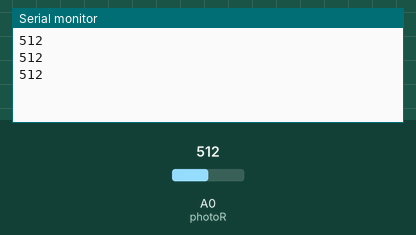
The sketch below on a simulated Arduino Uno, built with avr-gcc and run on an emulated ATmega328P. Parts: the last lines printed to the serial monitor. The test bench sets the inputs (shaded band); at power-on: A0 (photoR) = 512.

Above: at 1.3 s.
1.4 s: A0 (photoR) set to 216
At 1.9 s:
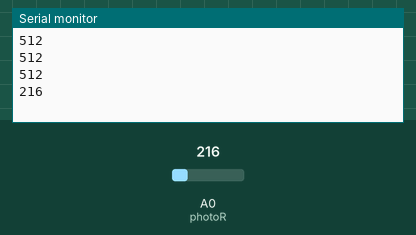
2.9 s: A0 (photoR) set to 191
At 3.4 s:
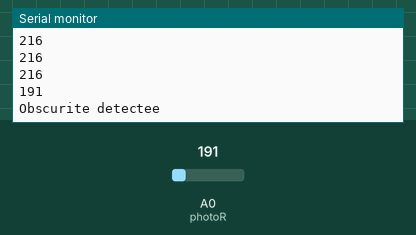
Timing chart, 0 to 5.9 s (numbered marks = the images above; inputs shaded):
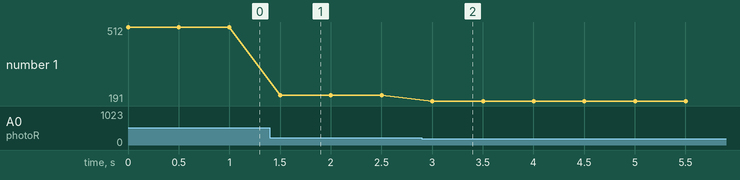

Measured:
- the behaviour switches between 200 and 199 on A0 (photoR) (found by bisection; images 1 and 2)
- after the input at 1.4 s, the serial monitor: prints a new line after 0.10 s (image 1)
- after the input at 2.9 s, the serial monitor: prints a new line after 0.10 s (image 2)
- plotted number 1: 512 → 216 after the input at 1.4 s, 216 → 191 after the input at 2.9 s

The sketch:

Detecteur_obscurite.ino
```cpp
// (licence header left out)
//---Entête déclarative---

// --- constantes des broches ---
const int photoR=0; //declaration constante de broche analogique

// --- Déclaration des variables globales ---
int mesureBrute=0;// Variable pour acquisition résultat brut de conversion analogique numérique
int seuil=200; // Variable fixant le seuil de détection de l'obscurité - à adapter

//**************** FONCTION SETUP = Code d'initialisation *****
void setup() { // debut de la fonction setup()

Serial.begin(115200); // initialise connexion série à 115200 bauds

} // fin de la fonction setup()

//***** FONCTION LOOP = Boucle sans fin *****
void loop(){ // debut de la fonction loop()

// acquisition conversion analogique-numerique (CAN) sur la voie analogique
	mesureBrute=analogRead(photoR);

// affiche valeur numerique entière ou à virgule au format décimal
  	Serial.println(mesureBrute);

  if (mesureBrute<seuil) Serial.println("Obscurite detectee"); // message si obscurité détectée
  delay(500);

} // fin de la fonction loop() 
```
